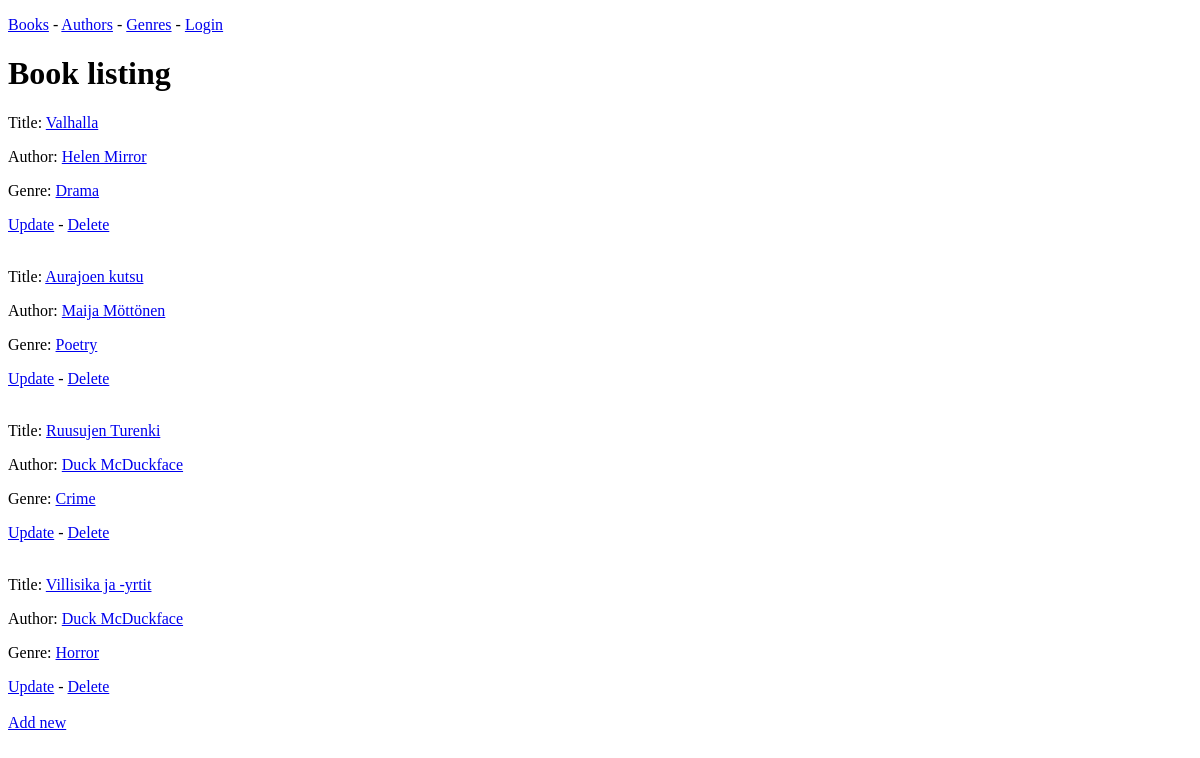
The page /books/ on the database as committed earlier.
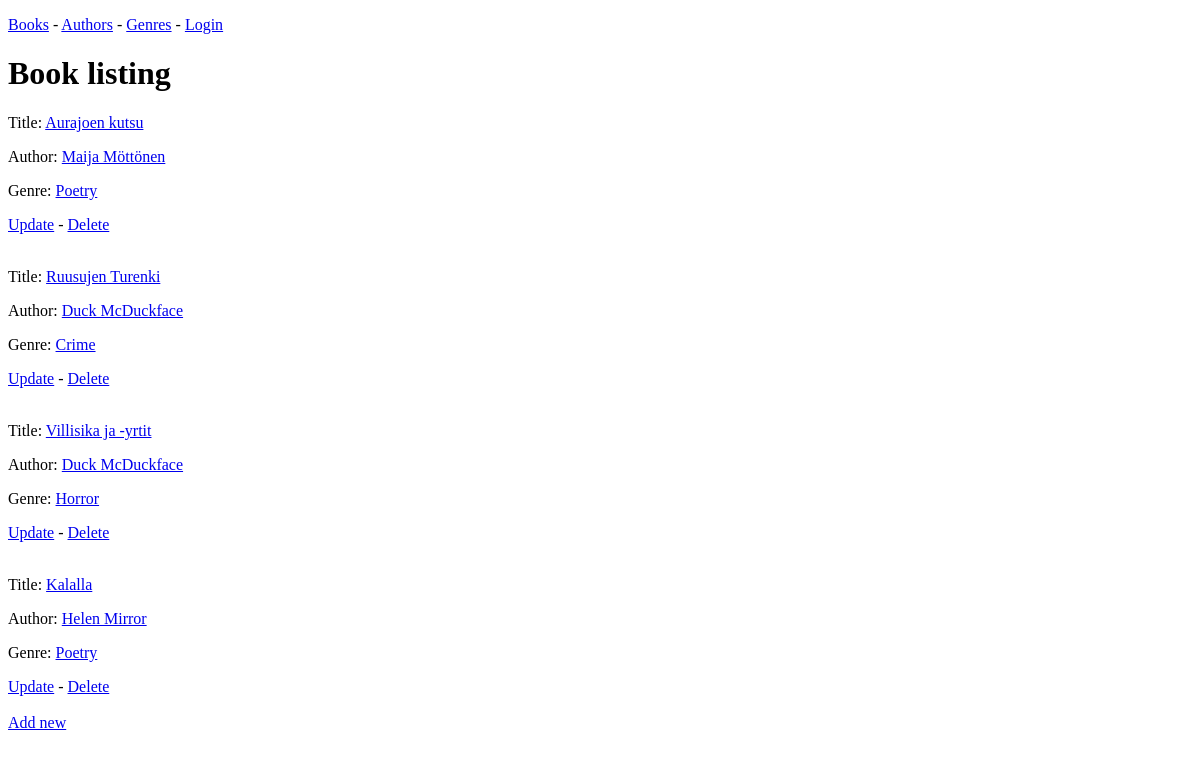
The same page on the database as committed later.
### booksofmine/models.py (models this page shows, shortened)
class Book(models.Model):
    title = models.CharField(max_length=3000)
    author = models.ForeignKey('Author', null=True, on_delete=models.SET_NULL)
    genre = models.ForeignKey('Genre', null=True,on_delete=models.SET_NULL)
    def get_absolute_url(self):
        return f"/books/{self.pk}"

class Author(models.Model):
    name = models.CharField(max_length=300, default="")
    country = models.CharField(max_length=300, null=True, blank=True)
    def get_absolute_url(self):
        return f"/authors/{self.pk}"

class Genre(models.Model):
    genre = models.CharField(max_length=300, unique=True)
    def get_absolute_url(self):
        return f"/genres/{self.pk}"

### booksofmine/views.py (the view)
# urls.py: path('books/', views.BookListView.as_view()),
class BookListView(ListView):
	model = models.Book

### booksofmine/templates/booksofmine/book_list.html
{% extends "booksofmine/base.html" %}
{% block content %}
<h1>Book listing</h1>
{% for book in object_list %}
	<p>Title: <a href="{{ book.get_absolute_url }}">{{ book.title }}</a></p>
	<p>Author: <a href="{{ book.author.get_absolute_url }}"> {{ book.author.name }}</a></p>
	<p>Genre: <a href="{{ book.genre.get_absolute_url }}">{{ book.genre.genre }}</a></p>
	<a href="{{ book.get_absolute_url }}/update">Update</a> - <a href="{{ book.get_absolute_url }}/delete">Delete</a>
	<br><br>
{% endfor %}
<a href="/books/new">Add new</a>
{% endblock content %}

Rows that differ between the two databases and show on the page:
removed Book: title "Valhalla", author.name "Helen Mirror", genre.genre "Drama"
added Book: title "Kalalla", author.name "Helen Mirror", genre.genre "Poetry"
